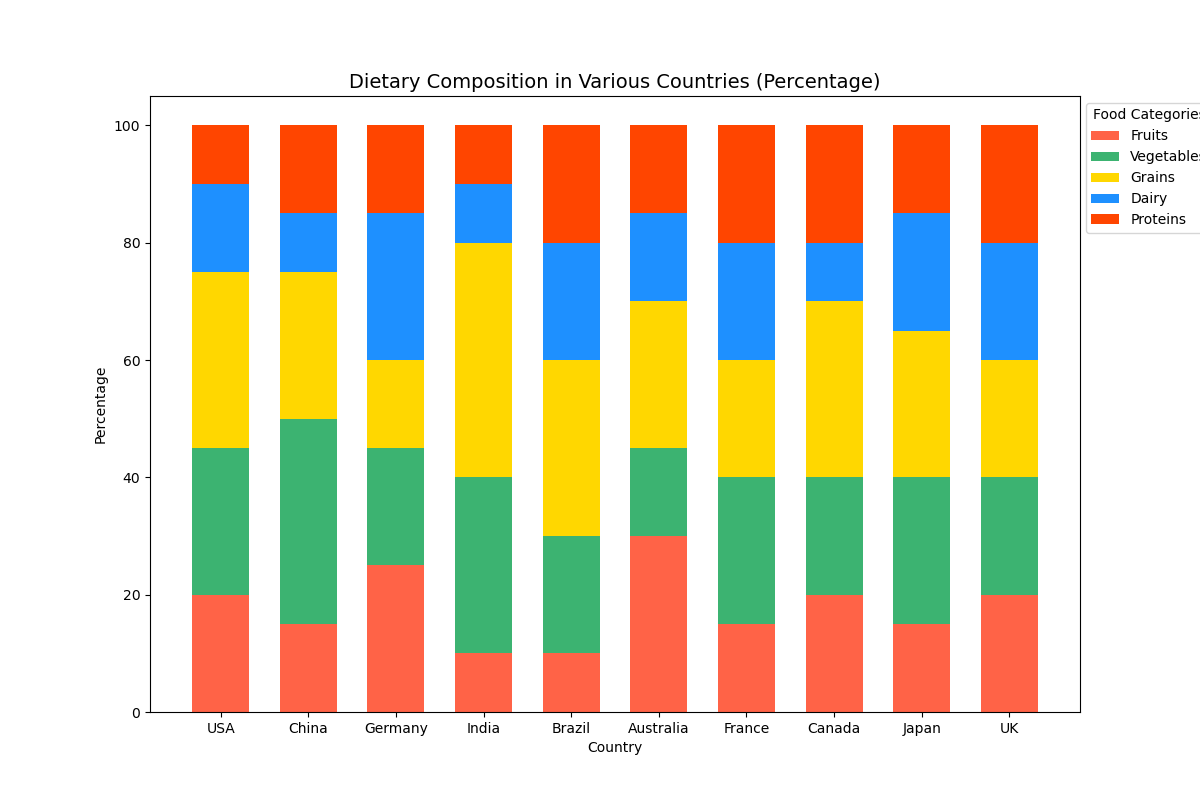

Write Python code to recreate this figure.

import matplotlib.pyplot as plt
import numpy as np

# Data
countries = ["USA", "China", "Germany", "India", "Brazil", "Australia", "France", "Canada", "Japan", "UK"]
fruits = [20, 15, 25, 10, 10, 30, 15, 20, 15, 20]
vegetables = [25, 35, 20, 30, 20, 15, 25, 20, 25, 20]
grains = [30, 25, 15, 40, 30, 25, 20, 30, 25, 20]
dairy = [15, 10, 25, 10, 20, 15, 20, 10, 20, 20]
proteins = [10, 15, 15, 10, 20, 15, 20, 20, 15, 20]

# Stack data
data = np.array([fruits, vegetables, grains, dairy, proteins])
data_cum = data.cumsum(axis=0)

# Plotting
fig, ax = plt.subplots(figsize=(12, 8))

category_colors = ['#FF6347', '#3CB371', '#FFD700', '#1E90FF', '#FF4500']
bar_width = 0.65

for i, (colname, color) in enumerate(zip(['Fruits', 'Vegetables', 'Grains', 'Dairy', 'Proteins'], category_colors)):
    heights = data[i]
    starts = data_cum[i] - heights
    ax.bar(countries, heights, bottom=starts, width=bar_width, label=colname, color=color)

# Title and labels
ax.set_title('Dietary Composition in Various Countries (Percentage)', loc='center', fontsize=14)
ax.legend(loc='upper right', bbox_to_anchor=(1.15, 1), title='Food Categories')
ax.set_ylabel('Percentage')
ax.set_xlabel('Country')

plt.show()
